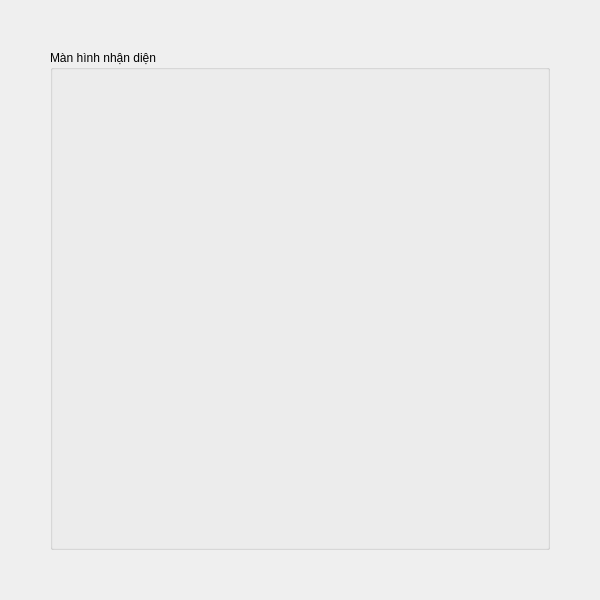
<?xml version="1.0" encoding="UTF-8"?>
<ui version="4.0">
 <class>Face</class>
 <widget class="QWidget" name="Face">
  <property name="geometry">
   <rect>
    <x>0</x>
    <y>0</y>
    <width>600</width>
    <height>600</height>
   </rect>
  </property>
  <property name="windowTitle">
   <string>Form</string>
  </property>
  <widget class="QGroupBox" name="FaceReg">
   <property name="geometry">
    <rect>
     <x>50</x>
     <y>50</y>
     <width>500</width>
     <height>500</height>
    </rect>
   </property>
   <property name="title">
    <string>Màn hình nhận diện</string>
   </property>
   <widget class="QLabel" name="lbCamera">
    <property name="geometry">
     <rect>
      <x>30</x>
      <y>30</y>
      <width>450</width>
      <height>450</height>
     </rect>
    </property>
    <property name="text">
     <string/>
    </property>
   </widget>
  </widget>
 </widget>
 <resources/>
 <connections/>
</ui>
